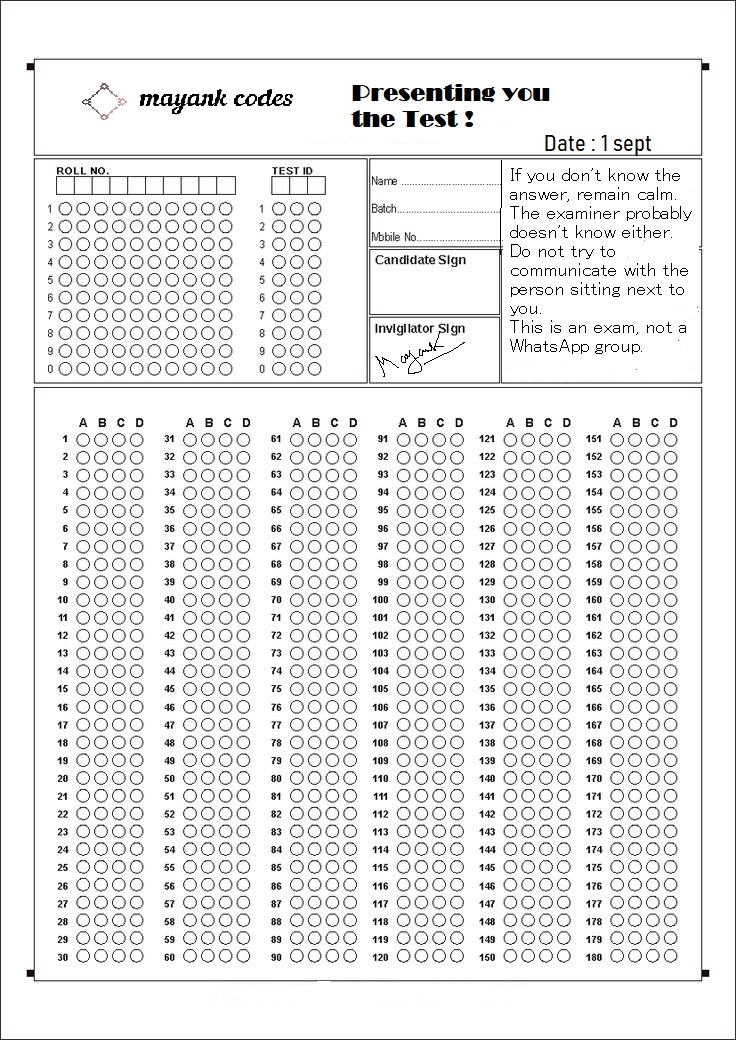
#> input picture OMR/Blank_file.jfif, 736 x 1040 px, found by its file name
$ python test_omr.py
#> lines starting #> are read from the running program, lines starting #| are printed output that depends on the picture; after the words box and inside, x2 and y2 are one past the last pixel; in counts of white or black regions, pixels touching at a corner belong together
import cv2 as cv
import numpy as np
from rich.console import Console
from rich.panel import Panel
from rich.table import Table
from rich import box

console = Console(record=True)

#HEADER PANEL
header_panel = Panel(
    "[bold cyan]MAYANK CODE EXAM[/bold cyan]\n[dim white]Automated OMR Evaluation System[/dim white]",
    style="bold blue",
    box=box.DOUBLE,
    expand=False,
)

# 1. FILE PATHS & SETUP
BLANK_IMAGE_PATH = r'D:\opencv-practice\Blank_file.jfif'
FILLED_IMAGE_PATH = r'D:\opencv-practice\Dummy_answers.jfif'

blank_img = cv.imread(BLANK_IMAGE_PATH)
#> blank_img is the input picture: shape (1040, 736, 3); mean B, G, R 234.9, 234.8, 235.2
filled_img = cv.imread(FILLED_IMAGE_PATH)
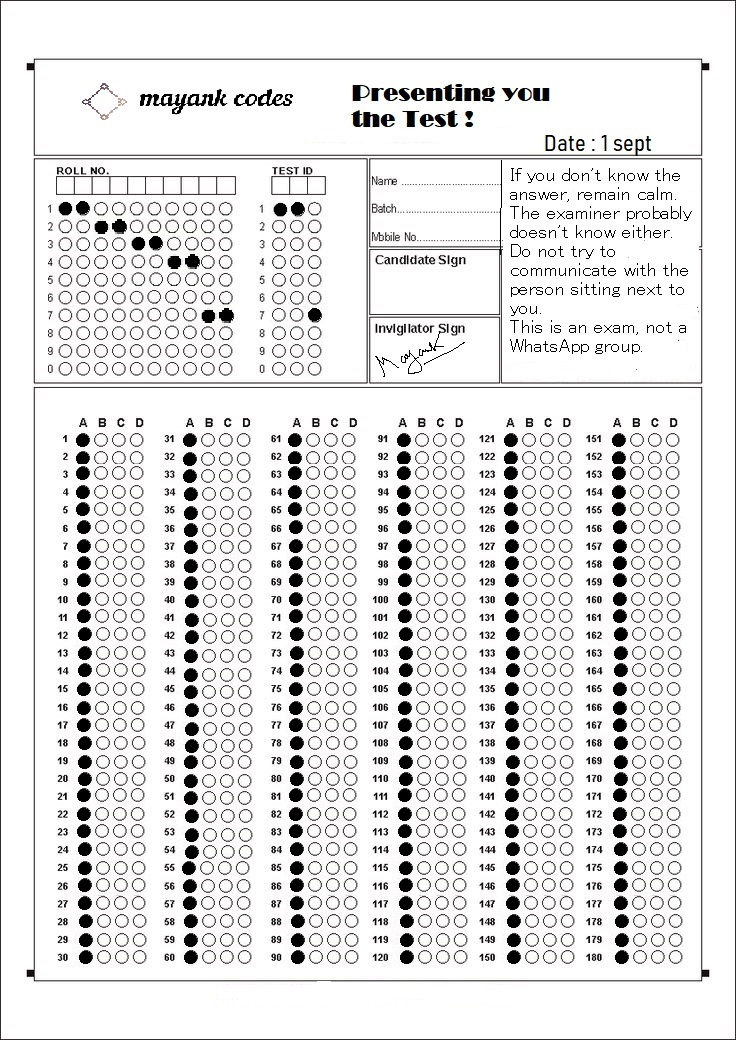
#> input picture OMR/Dummy_answers.jfif, 736 x 1040 px, found by its file name
#> filled_img is the input picture: shape (1040, 736, 3); mean B, G, R 227.4, 227.3, 227.7

blank_gray = cv.cvtColor(blank_img, cv.COLOR_BGR2GRAY)
filled_gray = cv.cvtColor(filled_img, cv.COLOR_BGR2GRAY)

FILL_THRESHOLD = 0.35

# 2. MARKING SCHEME & ANSWER KEY
ANSWER_KEY = {
    1: "C", 2: "A", 3: "D", 4: "B", 5: "A", 6: "D", 7: "C", 8: "B", 9: "A", 10: "D",
    11: "B", 12: "C", 13: "A", 14: "D", 15: "B", 16: "C", 17: "A", 18: "D", 19: "B", 20: "C",
    21: "D", 22: "A", 23: "B", 24: "C", 25: "A", 26: "D", 27: "B", 28: "C", 29: "D", 30: "A",
    31: "B", 32: "D", 33: "C", 34: "A", 35: "B", 36: "C", 37: "D", 38: "A", 39: "C", 40: "B",
    41: "A", 42: "D", 43: "B", 44: "C", 45: "A", 46: "B", 47: "D", 48: "C", 49: "A", 50: "D",
    51: "C", 52: "B", 53: "A", 54: "D", 55: "C", 56: "A", 57: "B", 58: "D", 59: "C", 60: "A",
    61: "D", 62: "B", 63: "C", 64: "A", 65: "D", 66: "B", 67: "C", 68: "A", 69: "D", 70: "B",
    71: "C", 72: "A", 73: "D", 74: "B", 75: "C", 76: "A", 77: "D", 78: "B", 79: "C", 80: "A",
    81: "D", 82: "B", 83: "C", 84: "A", 85: "D", 86: "C", 87: "B", 88: "A", 89: "D", 90: "C",
    91: "B", 92: "A", 93: "D", 94: "C", 95: "B", 96: "A", 97: "D", 98: "C", 99: "B", 100: "A",
    101: "D", 102: "C", 103: "A", 104: "B", 105: "D", 106: "C", 107: "B", 108: "A", 109: "D", 110: "C",
    111: "B", 112: "A", 113: "D", 114: "C", 115: "B", 116: "A", 117: "D", 118: "C", 119: "B", 120: "A",
    121: "C", 122: "D", 123: "B", 124: "A", 125: "C", 126: "D", 127: "A", 128: "B", 129: "C", 130: "D",
    131: "A", 132: "B", 133: "D", 134: "C", 135: "A", 136: "B", 137: "C", 138: "D", 139: "A", 140: "B",
    141: "C", 142: "D", 143: "A", 144: "B", 145: "C", 146: "D", 147: "A", 148: "B", 149: "C", 150: "D",
    151: "B", 152: "A", 153: "C", 154: "D", 155: "B", 156: "A", 157: "C", 158: "D", 159: "A", 160: "B",
    161: "C", 162: "D", 163: "A", 164: "B", 165: "C", 166: "D", 167: "A", 168: "B", 169: "C", 170: "D",
    171: "A", 172: "B", 173: "C", 174: "D", 175: "A", 176: "B", 177: "C", 178: "D", 179: "A", 180: "B"
}

MARKS_CORRECT = 4
MARKS_WRONG = -1
MARKS_BLANK = 0
MARKS_MULTIPLE = 0

# 3. HELPER FUNCTIONS

def get_fill_ratio(image, x, y, radius=5):
    """Calculates the fill ratio of dark pixels inside a circular ROI."""
    roi = image[y - radius : y + radius + 1, x - radius : x + radius + 1]
    if roi.size == 0:
        return 0.0

    mask = np.zeros(roi.shape, dtype=np.uint8)
    center = (radius, radius)
    cv.circle(mask, center, radius, 255, -1)

    pixels = roi[mask == 255]
    if len(pixels) == 0:
        return 0.0

    # Count dark pixels
    dark_pixels = np.sum(pixels < 150)
    return dark_pixels / len(pixels)


def extract_grid_bubbles(area_gray, min_w=10, max_w=20, min_h=10, max_h=20):
    """Extracts valid bubble center coordinates from a given cropped region."""
    _, thres = cv.threshold(area_gray, 200, 255, cv.THRESH_BINARY_INV)
    contours, _ = cv.findContours(thres, cv.RETR_EXTERNAL, cv.CHAIN_APPROX_SIMPLE)

    bubble_centers = []
    for contour in contours:
        x, y, w, h = cv.boundingRect(contour)
        area = cv.contourArea(contour)
        perimeter = cv.arcLength(contour, True)

        if perimeter == 0:
            continue

        circularity = (4 * np.pi * area) / (perimeter * perimeter)

        if (
            min_w <= w <= max_w
            and min_h <= h <= max_h
            and 0.85 <= w / h <= 1.15
            and 50 <= area <= 180
            and 0.4 <= circularity <= 1.3
        ):
            center_x = x + w // 2
            center_y = y + h // 2
            bubble_centers.append((center_x, center_y))

    return bubble_centers


def organize_into_rows(bubbles, y_threshold=5):
    """Sorts bubbles into rows based on Y coordinates."""
    bubbles = sorted(bubbles, key=lambda p: p[1])
    rows = []
    current_row = []
    previous_y = None

    for x, y in bubbles:
        if previous_y is None or abs(y - previous_y) <= y_threshold:
            current_row.append((x, y))
        else:
            rows.append(current_row)
            current_row = [(x, y)]
        previous_y = y

    if current_row:
        rows.append(current_row)

    # Sort each row left to right (by X)
    for row in rows:
        row.sort(key=lambda p: p[0])

    return rows


# 4. ROLL NUMBER & TEST ID EXTRACTION

roll_area_blank = blank_gray[155:380, 35:240]
roll_area_filled = filled_gray[155:380, 35:240]
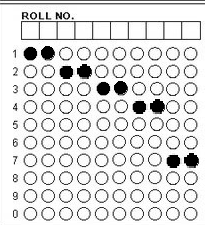
#> roll_area_filled: shape (225, 205); min 0, max 255, mean 221.4

test_id_area_blank = blank_gray[155:380, 250:360]
test_id_area_filled = filled_gray[155:380, 250:360]
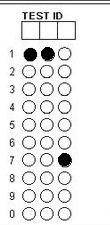
#> test_id_area_filled: shape (225, 110); min 0, max 255, mean 233.5

def parse_digit_grid(blank_crop, filled_crop):
    """Parses column-based digit grids (Roll No. / Test ID)."""
    centers = extract_grid_bubbles(blank_crop)
#> in extract_grid_bubbles, `_, thres = cv.threshold(area_gray, 200, 255, cv.THRESH_BINARY_INV)`:
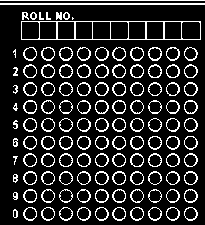
#> thres: shape (225, 205); 16.1% white in thin lines or dots
#> in extract_grid_bubbles, `contours, _ = cv.findContours(thres, cv.RETR_EXTERNAL, cv.CHAIN_APPROX..`: contours = 120 contours, 10 with area under 20; largest, box (x1, y1, x2, y2) and area: (21, 21, 201, 40) 3222, (0, 3, 205, 5) 204, (184, 100, 198, 114) 138, (112, 100, 126, 114) 138, (95, 100, 109, 114) 138
#> the loop in extract_grid_bubbles, `for contour in contours:` made 120 passes
#> (x, y, w, h, area, perimeter, circularity, center_x) on passes 2, 3, 4, 5, 6, 7, 8, 9, 10, 11, 13, 14: (184, 207, 14, 14, 133.5, 43.21, 0.898, 191), (166, 207, 14, 14, 133.5, 43.21, 0.898, 173), (148, 207, 14, 14, 132, 42.63, 0.913, 155), (130, 207, 14, 14, 133.5, 43.21, 0.898, 137), (112, 207, 14, 14, 135, 43.8, 0.884, 119), (95, 207, 14, 14, 133.5, 43.21, 0.898, 102), (77, 207, 14, 14, 133.5, 43.21, 0.898, 84), (59, 207, 14, 14, 132, 42.63, 0.913, 66), (41, 207, 14, 14, 133.5, 43.21, 0.898, 48), (23, 207, 14, 14, 134.5, 43.21, 0.905, 30), (184, 189, 14, 14, 136, 43.8, 0.891, 191), (166, 189, 14, 14, 131, 42.63, 0.906, 173)
#> (x, y, w, h, area, perimeter, circularity) on passes 1, 12, 23, 45: (13, 209, 5, 9, 28.5, 21.07, 0.807), (13, 192, 5, 8, 25, 20.49, 0.749), (13, 174, 5, 9, 26.5, 21.9, 0.694), (13, 138, 5, 9, 29, 22.49, 0.721)
    rows = organize_into_rows(centers)
#> the loop in organize_into_rows, `for x, y in bubbles:` made 100 passes
#> (x, y) on passes 1 to 12: (191, 54), (173, 54), (155, 54), (137, 54), (119, 54), (102, 54), (84, 54), (66, 54), (48, 54), (30, 54), (191, 71), (173, 71)
#> the loop in organize_into_rows, `for row in rows:` made 10 passes

    if not rows:
        return "UNKNOWN"

    # Transpose rows into columns
    num_cols = len(rows[0])
    digits = []

    for col_idx in range(num_cols):
        scores = []
        for row_idx, row in enumerate(rows):
            if col_idx < len(row):
                x, y = row[col_idx]
                ratio = get_fill_ratio(filled_crop, x, y)
                scores.append((row_idx, ratio))

        # Find filled digits in this column
        filled_digits = [digit for digit, ratio in scores if ratio >= FILL_THRESHOLD]

        if len(filled_digits) == 1:
            digits.append(str(filled_digits[0]))
        elif len(filled_digits) > 1:
            digits.append("X")  # Multiple options marked
        else:
            digits.append("?")  # Blank / Unmarked

    return "".join(digits)


roll_number = parse_digit_grid(roll_area_blank, roll_area_filled)
test_id = parse_digit_grid(test_id_area_blank, test_id_area_filled)
#> call 2 of extract_grid_bubbles, with min_w = 10, max_w = 20, min_h = 10, max_h = 20
#> in extract_grid_bubbles (call 2), `_, thres = cv.threshold(area_gray, 200, 255, cv.THRESH_BINARY_INV)`:
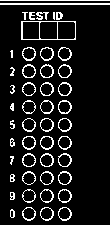
#> thres: shape (225, 110); 10.7% white in thin lines or dots
#> the loop in extract_grid_bubbles (call 2), `for contour in contours:` made 48 passes
#> contour on passes 41, 43, 47, 48: [[21, 21], [21, 39], [75, 39], [75, 21]], [[53, 12], [53, 18], [54, 19], [54, 12]], [[0, 3], [0, 4], [109, 4], [109, 3]], [[0, 0], [109, 0]]
#> the loop in organize_into_rows (call 2), `for x, y in bubbles:` made 30 passes
#> (x, y) on passes 1 to 12: (65, 54), (47, 54), (29, 54), (65, 71), (47, 71), (29, 71), (65, 89), (47, 89), (29, 89), (65, 107), (47, 107), (29, 107)
#> the loop in organize_into_rows (call 2), `for row in rows:` made 10 passes

# 5. ANSWER AREA PROCESSING (180 QUESTIONS)
blank_answer_area = blank_gray[400:980, 70:690]
filled_answer_area = filled_gray[400:980, 70:690]

bubble_centers = extract_grid_bubbles(blank_answer_area)
#> call 3 of extract_grid_bubbles, with min_w = 10, max_w = 20, min_h = 10, max_h = 20
#> in extract_grid_bubbles (call 3), `_, thres = cv.threshold(area_gray, 200, 255, cv.THRESH_BINARY_INV)`:
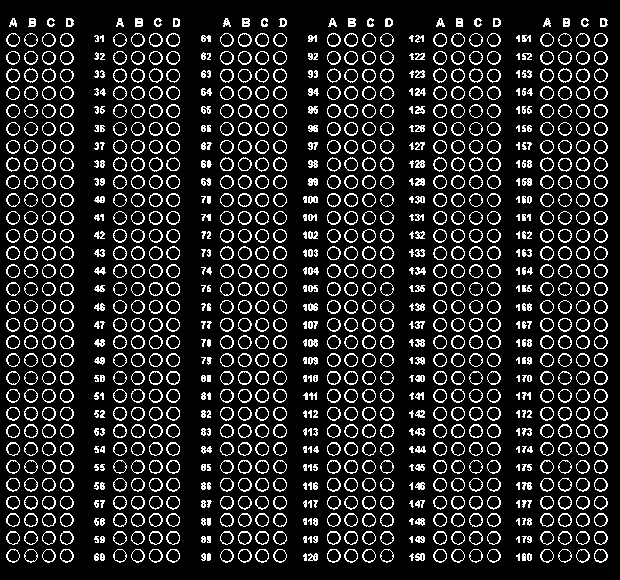
#> thres: shape (580, 620); 14.3% white in thin lines or dots
rows = organize_into_rows(bubble_centers)

def get_question_bubbles(rows):
    questions = {}
    for row_index, row in enumerate(rows):
        for block in range(6):
            start = block * 4
            end = start + 4
            question_number = block * 30 + row_index + 1
            questions[question_number] = row[start:end]
#> this loop made 30 passes
    return questions

questions = get_question_bubbles(rows)

# 6. EXTRACT STUDENT ANSWERS & EVALUATE
options_map = ["A", "B", "C", "D"]
student_answers = {}

for q_num, q_bubbles in questions.items():
    marked_options = []
    for opt_idx, (x, y) in enumerate(q_bubbles):
        ratio = get_fill_ratio(filled_answer_area, x, y)
        if ratio >= FILL_THRESHOLD:
            marked_options.append(options_map[opt_idx])

    if len(marked_options) == 1:
        student_answers[q_num] = marked_options[0]
    elif len(marked_options) > 1:
        student_answers[q_num] = "MULTIPLE"
    else:
        student_answers[q_num] = "BLANK"
#> this loop made 180 passes
#> (q_num, q_bubbles) on passes 1 to 3: (1, [(13, 40), (31, 40), (49, 40), (67, 40)]), (31, [(120, 40), (138, 40), (156, 40), (173, 40)]), (61, [(227, 40), (245, 40), (262, 40), (280, 40)])

# Calculate Score
correct_count = 0
wrong_count = 0
blank_count = 0
multiple_count = 0
total_score = 0

for q_num, correct_ans in ANSWER_KEY.items():
    ans = student_answers.get(q_num, "BLANK")
    if ans == "BLANK":
        blank_count += 1
        total_score += MARKS_BLANK
    elif ans == "MULTIPLE":
        multiple_count += 1
        total_score += MARKS_MULTIPLE
    elif ans == correct_ans:
        correct_count += 1
        total_score += MARKS_CORRECT
    else:
        wrong_count += 1
        total_score += MARKS_WRONG

total_questions = len(ANSWER_KEY)
max_possible_marks = total_questions * MARKS_CORRECT
percentage = (total_score / max_possible_marks) * 100 if max_possible_marks > 0 else 0

# Visual debug window showing detected answers
debug_display = cv.cvtColor(filled_answer_area, cv.COLOR_GRAY2BGR)
for q_num, q_bubbles in questions.items():
    student_ans = student_answers[q_num]
    correct_ans = ANSWER_KEY.get(q_num)

    for opt_idx, (x, y) in enumerate(q_bubbles):
        option_char = options_map[opt_idx]
        if option_char == student_ans:
            # Green circle if correct, Red circle if wrong
            color = (0, 255, 0) if student_ans == correct_ans else (0, 0, 255)
            cv.circle(debug_display, (x, y), 6, color, -1)
        else:
            cv.circle(debug_display, (x, y), 3, (200, 200, 200), 1)
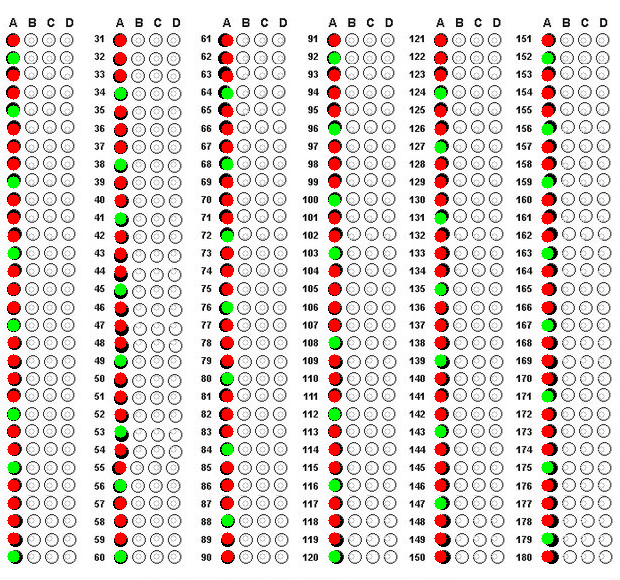
#> debug_display: shape (580, 620, 3); mean B, G, R 213.3, 217, 224

info_table = Table(show_header=False, box=box.SIMPLE_HEAD, padding=(0, 2))
info_table.add_column("Key", style="bold yellow")
info_table.add_column("Value", style="bold white")

info_table.add_row("Roll Number", f"[bold green]{roll_number}[/bold green]")
info_table.add_row("Test ID", f"[bold green]{test_id}[/bold green]")

# ---------------------------------------------------------
# 3. SCORE BREAKDOWN TABLE
# ---------------------------------------------------------
score_table = Table(title="[bold magenta]Performance Summary[/bold magenta]", box=box.ROUNDED)
score_table.add_column("Category", style="cyan", justify="left")
score_table.add_column("Count", style="bold white", justify="center")
score_table.add_column("Impact", style="bold", justify="right")

score_table.add_row("Total Questions", str(total_questions), "[white]100%[/white]")
score_table.add_row("Correct (+4)", str(correct_count), f"[green]+{correct_count * MARKS_CORRECT}[/green]")
score_table.add_row("Wrong (-1)", str(wrong_count), f"[red]{wrong_count * MARKS_WRONG}[/red]")
score_table.add_row("Blank (0)", str(blank_count), "[gray]0[/gray]")
score_table.add_row("Multiple Marked (0)", str(multiple_count), "[yellow]0[/yellow]")

# Color logic for final score/percentage
percentage_color = "green" if percentage >= 60 else ("yellow" if percentage >= 40 else "red")

# ---------------------------------------------------------
# 4. FINAL RESULT PANEL
# ---------------------------------------------------------
result_text = (
    f"[bold white]Final Score:[/bold white] [bold cyan]{total_score}[/bold cyan] / [bold white]{max_possible_marks}[/bold white]\n"
    f"[bold white]Percentage :[/bold white] [{percentage_color}]{percentage:.2f}%[/{percentage_color}]"
)

result_panel = Panel(
    result_text,
    title="[bold gold1]Result[/bold gold1]",
    border_style=percentage_color,
    box=box.ROUNDED,
    expand=False
)

# ---------------------------------------------------------
# RENDER ALL COMPONENTS TO TERMINAL
# ---------------------------------------------------------
console.print()
console.print(header_panel)
console.print(info_table)
console.print(score_table)
console.print(result_panel)
console.print()
console.save_html("terminal_report.html")

cv.imshow("Evaluated OMR Area", debug_display)
cv.waitKey(0)
cv.destroyAllWindows()
